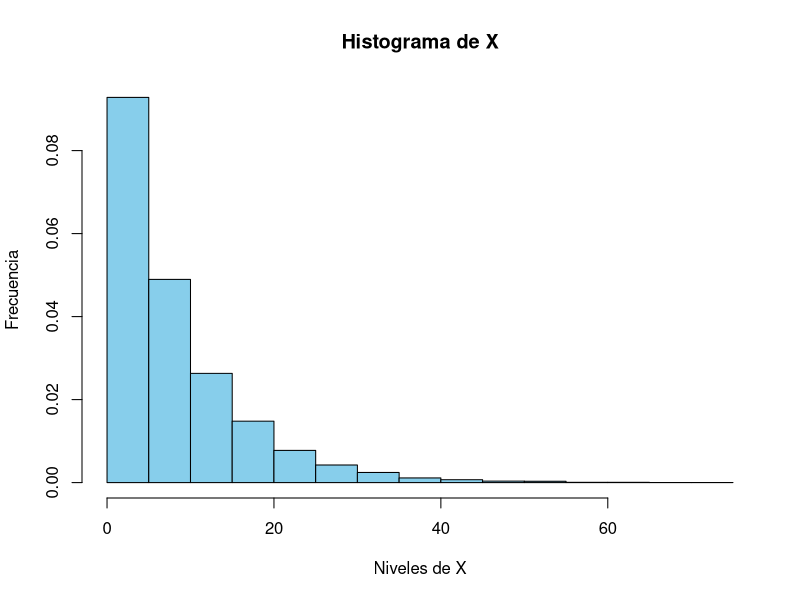

Recreate this plot in R.
library(ggplot2)
library(gridExtra)
library(glue)

# genero aprox 10k datos, solo se van a mostrar
# 1000 en la consola

set.seed(912)
n <- 10000
lambda <- 1/8
X = rexp(n, lambda)

#b)
#hago el vector
exp_N_infty <- c(X)
exp_N_infty

#c)
mean(exp_N_infty)
var(exp_N_infty)

#d)
hist(exp_N_infty, probability = TRUE,  main = "Histograma de X",
     xlab = "Niveles de X",
     ylab = "Frecuencia",
     col = "skyblue",
     border = "black")


